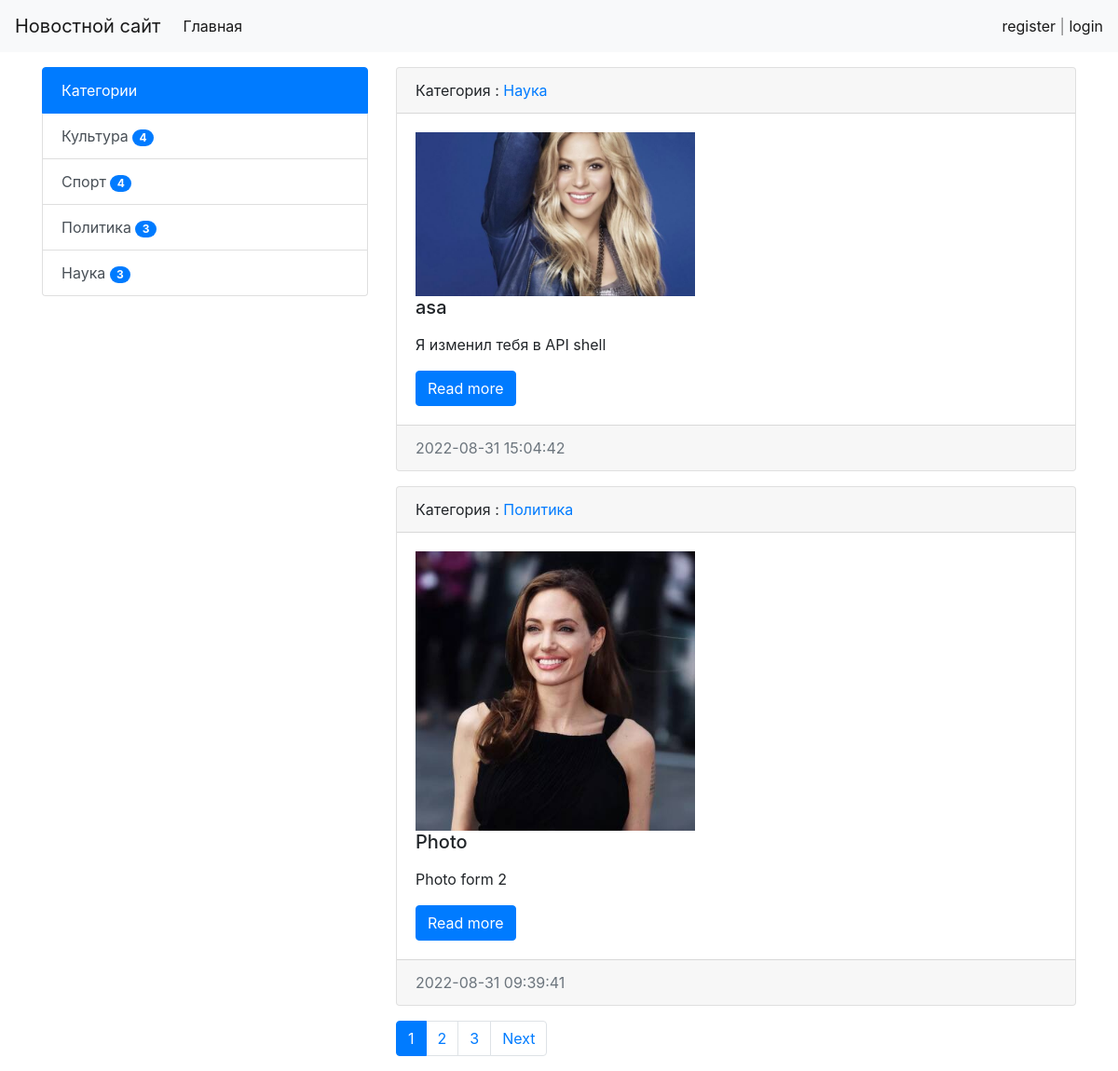
The app's page /, older data.
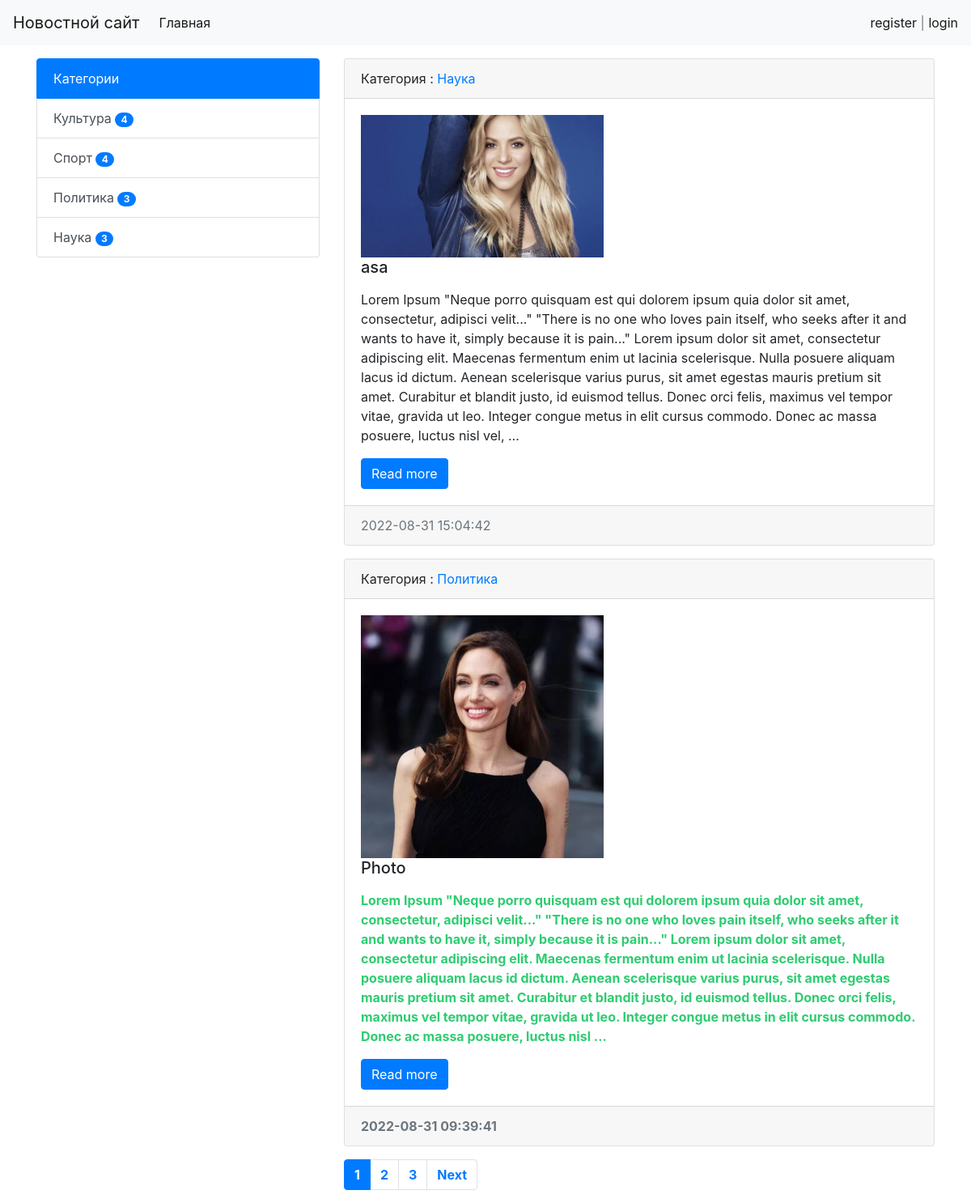
The same page, newer data.
### news/models.py (models this page shows, shortened)
class Category(models.Model):
    title = models.CharField(max_length=200, db_index=True, verbose_name='Категория')
    def get_absolute_url(self):
        return reverse('category', kwargs={'category_id': self.pk})
    def __str__(self):
        return self.title
    class Meta:
        verbose_name = 'Категория'
        verbose_name_plural = 'Категории'
        ordering = ['title']

class News(models.Model):
    title = models.CharField(max_length=200, verbose_name='Наименования')
    content = models.TextField(blank=True, verbose_name='Контент')
    created_at = models.DateTimeField(auto_now_add=True, verbose_name='Дата создания')
    update_at = models.DateTimeField(auto_now=True, verbose_name='Дата обновления')
    photo = models.ImageField(upload_to='photo/%Y/%m/%d/', verbose_name='Фото', blank=True)
    is_publish = models.BooleanField(default=True, verbose_name='Опубликовано')
    category = models.ForeignKey('Category', on_delete=models.PROTECT, verbose_name='Категория')
    views= models.IntegerField(default=0,verbose_name='Просмотры')
    def get_absolute_url(self):
        return reverse('view_news', kwargs={'pk': self.pk})
    class Meta:
        verbose_name = 'Новость'
        verbose_name_plural = 'Новости'
        ordering = ['-created_at']

### news/views.py (the view)
# urls.py: path('', HomeNews.as_view(), name='home'),
class HomeNews(ListView):
    model = News
    template_name = 'news/index.html'
    context_object_name = 'news'
    paginate_by = 2
    def get_context_data(self, *, object_list=None, **kwargs):
        context = super().get_context_data(**kwargs)
        context['title'] = 'Главная страница'
        return context
    def get_queryset(self):
        return News.objects.filter(is_publish=True).select_related('category')

### news/templatetags/news_tags.py (called while the page is built)
@register.inclusion_tag('news/list_category.html',name='show_cat')
def show_categories():
    categories=Category.objects.annotate(col=Count('news',filter=F('news__is_publish'))).filter(col__gt=0)
    return {'categories': categories}

### news/templates/news/index.html (shortened to what this page needs)
{% extends 'base.html' %}
{% block sidebar %}
{% include 'incl/_sidebar.html' %}
{% endblock %}
{% block content %}
    {% for item in news %}
    <div class="card mb-3">
        <div class="card-header">
            Категория : <a href="{{ item.category.get_absolute_url }}">{{item.category}}</a>
        </div>
        <div class="card-body">
            <div class="media">
                <div class="media-body float-left">
                    {% if item.photo %}
                    <img src="{{ item.photo.url }}" alt="Фото" width="300" class="mr-3">
                    {% else %}
                    <img src="https://picsum.photos/id/101/367/267" alt="Фото" width="300" class="mar-3">
                    {% endif %}
                    <h5 class="card-title">{{item.title}}</h5>
                    {% autoescape off %}
                    <p class="card-text">{{ item.content | linebreaks | truncatewords:100 | escape  }}</p>
                    {% endautoescape %}
                    <a href="{{ item.get_absolute_url }}" class="btn btn-primary">Read more</a>
                </div>
            </div>
        </div>
        <div class="card-footer text-muted">
            {{item.created_at|date:"Y-m-d H:i:s"}}
        </div>
    </div>
    {% endfor %}
{% endblock %}

### templates/base.html (shortened to what this page needs)
<!doctype html>
{% load static %}
<html lang="en">
<head>
    <link rel="stylesheet" href="{% static 'bootstrap-4.6.2-dist/css/bootstrap.min.css' %}">
    <link rel="stylesheet" href="{% static 'css/style.css' %}">
</head>
<body>
{% include 'incl/_nav.html' %}
<div class="container mt-3">
    <div class="row">
        <div class="col-md-4">
            {% block sidebar%}SideBar{% endblock %}
        </div>
        <div class="col-md-8">
            {% block content %}Content{% endblock %}
            <nav aria-label="Page navigation example">
                {% if page_obj.has_other_pages %}
                <ul class="pagination">
                    {% for p in page_obj.paginator.page_range %}
                    {% if page_obj.number == p %}
                    <li class="page-item active" aria-current="page">
                        <a class="page-link" href="?page={{ p }}">{{ p }}
                            <span class="sr-only">(curent)</span> </a>
                    </li>
                    {% elif p > page_obj.number|add:-3 and p < page_obj.number|add:3 %}
                    <li class="page-item">
                        <a class="page-link" href="?page={{ p }}">{{ p }}</a>
                    </li>
                    {% endif %}
                    {% endfor %}
                    {% if page_obj.has_next %}
                    <li class="page-item">
                        <a class="page-link" href="?page={{page_obj.next_page_number}}">Next</a>
                    </li>
                    {% endif %}
                </ul>
                {% endif %}
            </nav>
        </div>
    </div>
</div>
</body>
</html>

### templates/incl/_nav.html (shortened to what this page needs)
<nav class="navbar navbar-expand-lg navbar-light bg-light">
    <a class="navbar-brand" >Новостной сайт</a>
    <div class="collapse navbar-collapse" id="navbarSupportedContent">
        <ul class="navbar-nav mr-auto">
            <li class="nav-item active">
                <a class="nav-link" href="{%  url 'home' %}">Главная <span class="sr-only">(current)</span></a>
            </li>
        </ul>
        <span class="navbar-text">
             {% if request.user.is_authenticated %}
                   Вы вошли как : {{  user.username }} <a href="{% url 'logout' %}">Выход</a>
            {% else %}
                  <a href="{%  url 'register' %}">register</a> | <a href="{%  url 'login' %}">login</a>
            {% endif %}
    </span>
    </div>
</nav>

### templates/incl/_sidebar.html
{% load news_tags %}
{% show_cat %}

### news/templates/news/list_category.html
<div class="list-group">
    <a class="list-group-item list-group-item-action active" aria-current="true">
        Категории
    </a>
    {% for item in categories %}
    <a href="{{item.get_absolute_url}}" class="list-group-item list-group-item-action ">{{item.title }}   <span
            class="badge badge-primary badge-pill">{{item.col}}</span></a>
    {% endfor %}
</div>

### my_site/static/css/style.css (style rules this page uses)
body { background-color:#ffffff; }

Row changes from the older to the newer data that the page shows:
changed News "asa": content "Я изменил тебя в API shell" → "Lorem Ipsum \"Neque porro quisquam est qui dolorem ipsum quia dolor sit amet, consectetur, adipisci velit...\" \"There is no one who loves pain itself, who seeks after it and wants to have it, simply because it is pain...\" Lorem ipsum dolor sit amet, consectetur adipiscing elit. Maecenas fermentum enim ut lacinia scelerisque. Nulla posuere aliquam lacus id dictum. Aenean scelerisque varius purus, sit amet egestas mauris pretium sit amet. Curabitur et blandit justo, id euismod tellus. Donec orci felis, maximus vel tempor vitae, gravida ut leo. Integer congue metus in elit cursus commodo. Donec ac massa posuere, luctus nisl vel, …"
changed News "Photo": content "Photo form 2" → "Lorem Ipsum \"Neque porro quisquam est qui dolorem ipsum quia dolor sit amet, consectetur, adipisci velit...\" \"There is no one who loves pain itself, who seeks after it and wants to have it, simply because it is pain...\" Lorem ipsum dolor sit amet, consectetur adipiscing elit. Maecenas fermentum enim ut lacinia scelerisque. Nulla posuere aliquam lacus id dictum. Aenean scelerisque varius purus, sit amet egestas mauris pretium sit amet. Curabitur et blandit justo, id euismod tellus. Donec orci felis, maximus vel tempor vitae, gravida ut leo. Integer congue metus in elit cursus commodo. Donec ac massa posuere, luctus nisl …"
